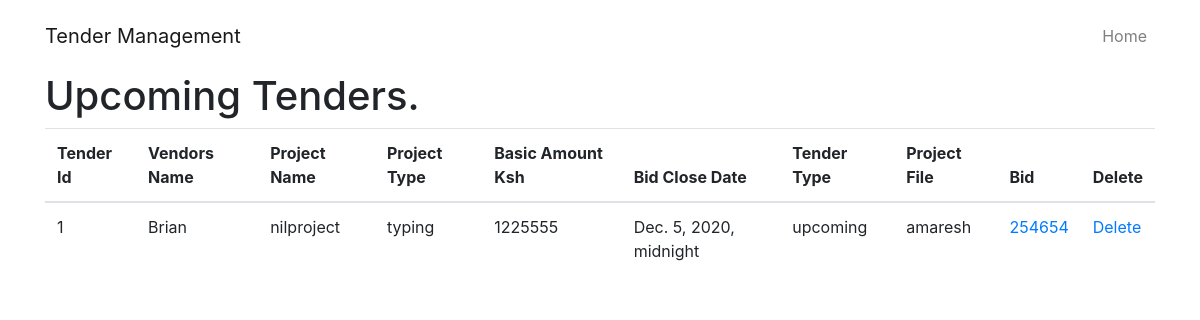
The app's page /bmcs/dashboard/ (signed in) with its own data.
### bmcs/models.py (models this page shows)
class UpcomingTenders(models.Model):
    Tender_Id = models.AutoField(primary_key=True)
    Vendors_Name = models.CharField(max_length=20)
    Project_Name = models.CharField(max_length=20)
    Project_Type = models.CharField(max_length=50)
    Basic_Amount_Ksh = models.IntegerField()
    Bid_Close_Date = models.DateTimeField('date closed')
    Tender_Type = models.CharField(max_length=20)
    Project_file = models.CharField(max_length=20)
    Bid = models.CharField(max_length=20)

### bmcs/views.py (the view)
# urls.py: path('dashboard/',views.dashboardView,name="dashboard"),
@login_required
def dashboardView(request):
    trial1 = UpcomingTenders.objects.all()
    context={
        'trial1':trial1
    }
    return render(request, 'bmcs/display1.html',context)

### templates/bmcs/display1.html
{% extends 'index.html' %}{% load crispy_forms_tags %}{% block content %}
<div class="container">
    <table class="table table-hover">
        <h1>Upcoming Tenders.</h1>
        <thead>
            <tr>
                <th>Tender Id</th>
                <th>Vendors Name</th>
                <th>Project Name</th>
                <th>Project Type</th>
                <th>Basic Amount Ksh</th>
                <th>Bid Close Date</th>
                <th>Tender Type</th>
                <th>Project File</th>
                <th>Bid</th>
                <th>Delete</th>
            </tr>
        </thead>
        <tbody>
            {% csrf_token %} {% for item in trial1 %}
            <tr class="datarow">
                <td>{{item.Tender_Id}}</td>
                <td>{{item.Vendors_Name}}</td>
                <td>{{item.Project_Name}}</td>
                <td>{{item.Project_Type}}</td>
                <td>{{item.Basic_Amount_Ksh}}</td>
                <td>{{item.Bid_Close_Date}}</td>
                <td>{{item.Tender_Type}}</td>
                <td>{{item.Project_file}}</td>
                <td><a href="{% url 'bid' %}">{{item.Bid}}</td>
                <td><a href="{% url '' %}">Delete</a></td>
            </tr>
            {% endfor %}
        </tbody>
    </table>
</div>
{% endblock %}

### records on screen
UpcomingTenders: Tender_Id "1", Vendors_Name "Brian", Project_Name "nilproject", Project_Type "typing", Basic_Amount_Ksh "1225555", Bid_Close_Date "Dec. 5, 2020, midnight", Tender_Type "upcoming", Project_file "amaresh", Bid "254654"
